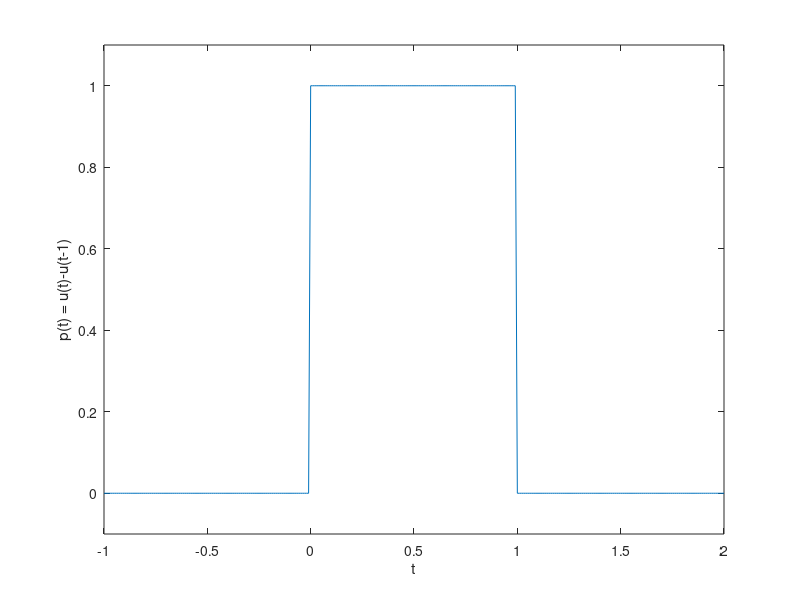
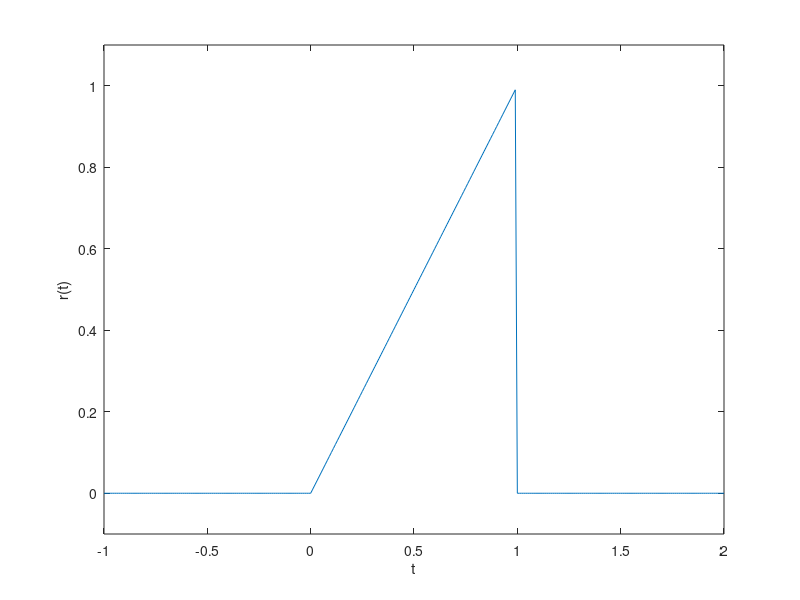
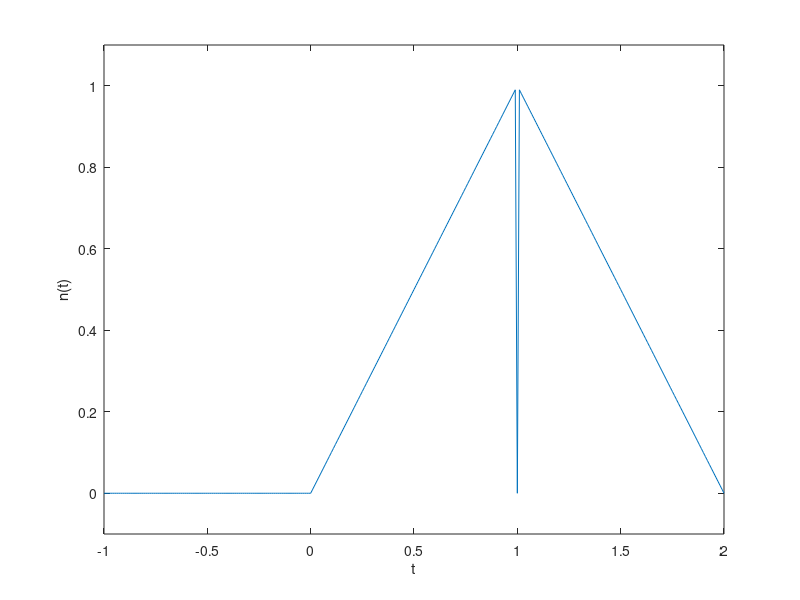
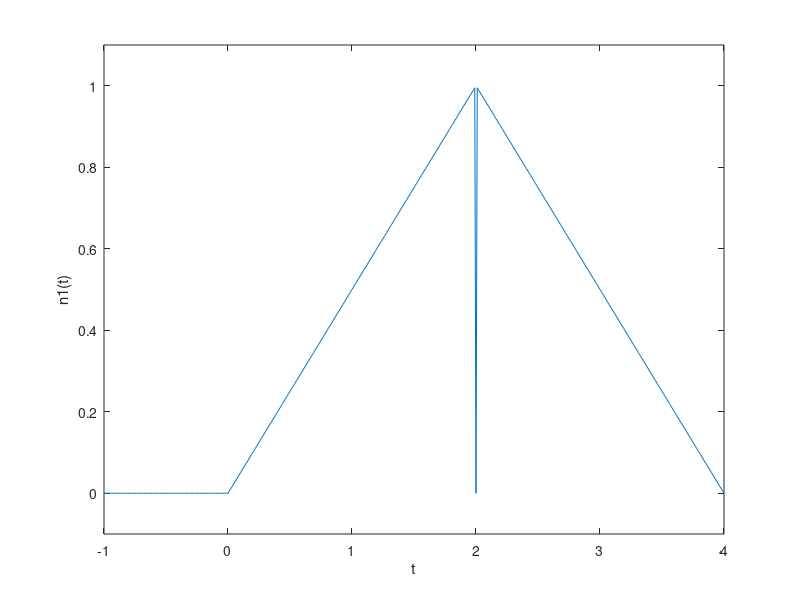

The MATLAB source for these figures, in order:

% Problem B: Time Shift and Scaling

% Problem B1
t = (-1:0.01:2); 
p = @(t) 1.0.*((t>=0)&(t<1));

figure('Name','Figure B1','NumberTitle','off');
plot(t,p(t));

xlabel('t'); 
ylabel('p(t) = u(t)-u(t-1)');
axis([-1 2 -.1 1.1]);

% Problem B2
r = @(t) t.*p(t);

figure('Name','Figure B2a','NumberTitle','off');
plot(t,r(t));
xlabel('t'); 
ylabel('r(t)');
axis([-1 2 -.1 1.1]);

n = @(t) r(t)+r(-t+2);

figure('Name','Figure B2b','NumberTitle','off');
plot(t,n(t));
xlabel('t'); 
ylabel('n(t)');
axis([-1 2 -.1 1.1]);
%plot(t,n(t),'g',t,r(t),'b');

% Problem B3
t = (-4:0.01:4); 
n1 = @(t) n(.5*t);

figure('Name','Figure B3a','NumberTitle','off');
plot(t,n1(t));
xlabel('t'); 
ylabel('n1(t)');
axis([-1 4 -.1 1.1]);

n2 = @(t) n1(t+.5);

figure('Name','Figure B3b','NumberTitle','off');
plot(t,n2(t));
xlabel('t'); 
ylabel('n2(t)');
axis([-1 4 -.1 1.1]);

% Problem B4
n3 = @(t) n(t+.25);

figure('Name','Figure B4a','NumberTitle','off');
plot(t,n3(t));
xlabel('t'); 
ylabel('n3(t)');
axis([-1 4 -.1 1.1]);

n4 = @(t) n3(t*.5);

figure('Name','Figure B4b','NumberTitle','off');
plot(t,n4(t));
xlabel('t'); 
ylabel('n4(t)');
axis([-1 4 -.1 1.1]);

% Problem B5
%n1 and n2 produce the same graph, despite the differnet order and
%magnitude of operations preformed


